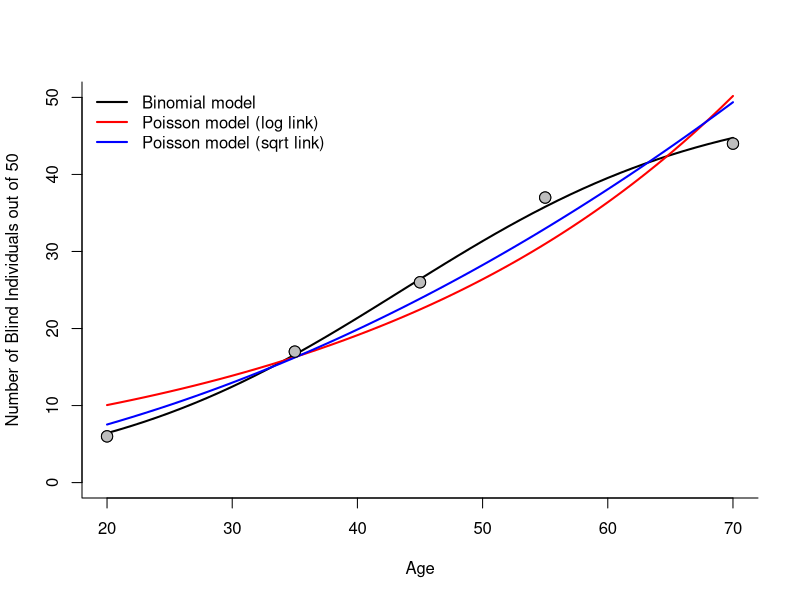

Write R code to recreate this figure.
############################################################################

# Open Online R Stream (https://www.wvbauer.com/doku.php/live_streams)
#
# By:   Wolfgang Viechtbauer (https://www.wvbauer.com)
# Date: 2024-02-08
#
# Topic(s):
# - An Introduction to R
#   https://cran.r-project.org/doc/manuals/r-release/R-intro.html
# - Section(s): 11.6
#
# last updated: 2024-02-09

############################################################################

## 11.6 Generalized linear models

# copy the mtcars dataset to dat and inspect the dataset

dat <- mtcars
dat

# fit a linear regression model using lm() predicting mpg (the gas mileage in
# miles per gallon) from hp (horsepower) and 'am' (whether the car has an
# 0 = automatic or 1 = manual transmission)

res <- lm(mpg ~ hp + am, data=dat)
summary(res)

# fit the same model using glm()

res <- glm(mpg ~ wt + am, family=gaussian, data=dat)
summary(res)

# the results are the same, but fitting the model with lm() is more efficient
# and some additional statistics are reported (e.g., R^2) in the output

############################################################################

# read in the data from data_heart.dat

dat <- read.table("data_heart.dat", header=TRUE, sep="\t", as.is=TRUE)

# inspect the first 20 rows

head(dat, 20)

# dataset from: https://www.statlearning.com/resources-second-edition
# (with minor adjustments to make it a bit easier to work with)
#
# The dataset includes 303 patients and the following variables:
#
# id          - subject id
# age         - age (in years)
# sex         - sex (0 = female, 1 = male)
# chestpain   - chest pain type (typical, nontypical, nonanginal, asymptomatic)
# restbp      - resting blood pressure (in mm Hg on admission to the hospital)
# chol        - serum cholesterol (in mg/dl)
# fbs         - fasting blood sugar > 120 mg/dl (0 = false, 1 = true)
# restecg     - resting electrocardiographic result (0 = normal, 1 = some abnormality)
# maxhr       - maximum heart rate achieved (in bpm)
# exang       - exercise induced angina (0 = no, 1 = yes)
# oldpeak     - ST depression induced by exercise relative to rest
# slope       - slope of the peak exercise ST segment (1 = upsloping, 2 = flat, 3 = downsloping)
# ca          - number of major vessels colored by fluoroscopy (0-3)
# thal        - Thallium stress test result (normal, fixed, or reversable)
# ahd         - have angiographic heart disease or not (no, yes)
#
# The purpose of the dataset was to study whether the presence/absence of
# angiographic heart disease (variable 'ahd') can be predicted based on the
# other variables (and if so, how well). The specific meaning of all these
# variables is not that impotant -- we will just use this dataset for
# illustrating a logistic regression model.

# recode ahd into a 0/1 variable

dat$ahd <- ifelse(dat$ahd == "yes", 1, 0)

# fit a logistic regression model predicting ahd (but see below) from several
# other variables in the dataset

res <- glm(ahd ~ sex + age + chol, family=binomial, data=dat)
summary(res)

# the dependent variable here is a 0/1 variable, which is assumed to have a
# binomial distribution, which, as a special case, is actually a Bernoulli
# distribution (https://en.wikipedia.org/wiki/Bernoulli_distribution); the
# mean of such a distribution is p, where p is the probability of seeing a 1;
# the model says that m^{-1}(p) = beta0 + beta1*x1 + beta2*x2 + ..., but what
# is this function m() and its inverse m^{-1}()? for family=binomial, m^{-1}()
# is by default the 'logit' function, which is given by log(p/(1-p)), so the
# model says that the logit-transformed probability of a 1 is a linear
# function of one or multiple predictors (sidenote: p/(1-p) are the so-called
# 'odds' of seeing a 1 and hence log(p/(1-p)) are the so-called 'log odds');
# so here, the default 'link function' is the logit transformation

# we can see what the default link is for a particular 'family' under the
# following help file (and what other options are available)

help(family)

# to illustrate, say p=0.7, then the logit-transformed value is as follows

log(0.7 / (1 - 0.7))

# which can also be computed with qlogis() (i.e., eta = m^{-1}() = qlogis())

qlogis(0.7)

# note that qlogis() maps probabilities between 0 and 1 to the real line
# (i.e., to minus to plus infinity); for example:

qlogis(0)
qlogis(0.01)
qlogis(0.5)
qlogis(0.99)
qlogis(1)

# so based on the model, we can compute predicted log odds (of having
# angiographic heart disease); for example, for 56 year-old males with a
# cholesterol level of 260, the predicted log odds are as follows

predict(res, newdata=data.frame(sex=1, age=56, chol=260))

# in the notation explained in this section, this value is eta (or more
# precisely, eta with a hat on top of it, since it is a predicted value); if
# we want the (estimated/predicted) probability, we need to back-transform
# this, so we need to apply m() to this value, which we can do using the
# plogis() function (so then we are getting p = m(eta))

plogis(predict(res, newdata=data.frame(sex=1, age=56, chol=260)))

# so the model predicts that there is a 0.61 probability of ahd (since ahd is
# something we would like to avoid, it is common to call this probability also
# the 'risk' of having ahd)

# note: plogis() maps values between minus and plus infinity to 0 and 1)

plogis(-Inf)
plogis(-3)
plogis(0)
plogis(3)
plogis(Inf)

# so, by using the logit link (and its corresponding back-transformation), we
# are guaranteed that a predicted probability is always a value between 0 and
# 1 (which is good, since that is the range for probabilities)

# we can get the predicted probability (risk) directly with predict()

predict(res, newdata=data.frame(sex=1, age=56, chol=260), type="response")

# how can we interpret the estimated model coefficients?

summary(res)

# let's start with the intercept

coef(res)[[1]]

# the intercept corresponds to the estimated log odds of ahd when sex=0,
# age=0, and chol=0, which we can turn into the predicted risk with plogis()

plogis(coef(res)[[1]])

# but of course we shouldn't interpret this value because we are extrapolating
# beyond the range of our data (one could center 'age' and 'chol' at some more
# meaningful values, so that the intercept is also more sensible)

# now let's look at the coefficient for sex

coef(res)[[2]]

# this estimates how the log odds of ahd change for a one-unit increase in sex
# (i.e., the difference in log odds when sex = x + 1 versus when sex = x);
# since sex is a dummy variable, we are therefore getting the difference
# between the log odds for males (sex=1) versus females (sex=0)

# for example, the predicted log odds for males and females (when age=56 and
# chol=260 are held constant) are as follows

coef(res)[[1]] + coef(res)[[2]] * 1 + coef(res)[[3]] * 56 + coef(res)[[4]] * 260
coef(res)[[1]] + coef(res)[[2]] * 0 + coef(res)[[3]] * 56 + coef(res)[[4]] * 260

# and the difference between those two is the coefficient for sex

(coef(res)[[1]] + coef(res)[[2]] * 1 + coef(res)[[3]] * 56 + coef(res)[[4]] * 260) -
(coef(res)[[1]] + coef(res)[[2]] * 0 + coef(res)[[3]] * 56 + coef(res)[[4]] * 260)

coef(res)[[2]]

# note that it does not matter what the age and chol values above are (as long
# as we are holding these values constant for males and females)

# the predicted risks for males and females (with age=56 and chol=260) are

plogis(coef(res)[[1]] + coef(res)[[2]] * 1 + coef(res)[[3]] * 56 + coef(res)[[4]] * 260)
plogis(coef(res)[[1]] + coef(res)[[2]] * 0 + coef(res)[[3]] * 56 + coef(res)[[4]] * 260)

# remember that we can also use predict() to get these values

predict(res, newdata=data.frame(sex=1, age=56, chol=260), type="response")
predict(res, newdata=data.frame(sex=0, age=56, chol=260), type="response")

# so males are much more likely to have ahd compared to females in this
# dataset; we can also compute the difference between these risks

predict(res, newdata=data.frame(sex=1, age=56, chol=260), type="response") -
predict(res, newdata=data.frame(sex=0, age=56, chol=260), type="response")

# however, it is not common to report results in this way; unfortunately, when
# computing risk differences in this way, the age and chol values do matter

predict(res, newdata=data.frame(sex=1, age=46, chol=260), type="response") -
predict(res, newdata=data.frame(sex=0, age=46, chol=260), type="response")

# what is typically reported in logistic regression is not such risk
# differences, but the ratio of the odds (i.e., the odds ratio)

# consider a male with age=56 and chol=260; we can compute the predicted
# probability and turn this into the predicted odds

p1 <- predict(res, newdata=data.frame(sex=1, age=56, chol=260), type="response")
p1 / (1 - p1)

# and now let's do the same for a female

p0 <- predict(res, newdata=data.frame(sex=0, age=56, chol=260), type="response")
p0 / (1 - p0)

# the ratio of these two odds is the odds ratio

(p1 / (1 - p1)) / (p0 / (1 - p0))

# so the odds of ahd are more than 5 times larger for males compared to females

# it turns out that we can get this odds ratio if we simply exponentiate the
# coefficient for sex

exp(coef(res)[[2]])

# while it may not seem as natural to report results in this manner, the
# advantage is that the odds ratio stays constant if we change the values of
# the other variables (still holding them constant for males and females)

p1 <- predict(res, newdata=data.frame(sex=1, age=46, chol=260), type="response")
p0 <- predict(res, newdata=data.frame(sex=0, age=46, chol=260), type="response")
(p1 / (1 - p1)) / (p0 / (1 - p0))

# we can do the same thing with the coefficient for age

exp(coef(res)[[3]])

# so the odds of ahd are 1.06 times larger when age goes up by one year

# a one-year difference is not that much, but an additional 10 years might
# have a bigger impact; we can just multiply the coefficient for age by 10 and
# then exponentiate this value

exp(coef(res)[[3]] * 10)

# so the odds of ahd are 1.9 times larger when age goes up by 10 years

############################################################################

# we will skip the example given in this section for now (the "small,
# artificial example") and instead consider a different type of GLM, namely a
# Poisson regression model; this is often used when we have an outcome that is
# a count of something; then we might assume that this variable follows a
# Poisson distribution (https://en.wikipedia.org/wiki/Poisson_distribution)

# consider the following dataset

dat <- InsectSprays
dat

# the count variable indicates the number of inspects (caterpillars of the
# five-spotted hawkmoth; https://en.wikipedia.org/wiki/Manduca_quinquemaculata)
# found on agricultural plots treated with different types of insecticides

# fit a Poisson regression model using spray as a categorical predictor

res <- glm(count ~ spray, family=poisson, data=dat)
summary(res)

# the default link for family=poisson is the log link; so in this case, we are
# modeling the mean of the Poisson distribution (which is often denoted as
# lambda) as log(lambda) = beta0 + beta1*x1 + beta2*x2 + ...

# the estimated log-transformed mean for spray type A is just the intercept

coef(res)[[1]]

# hence, the estimated mean count for spray type A is

exp(coef(res)[[1]])

# the estimated log-transformed mean for spray type B is the intercept plus
# the coefficient for sprayB

coef(res)[[1]] + coef(res)[[2]]

# hence, the estimated mean count for spray type B is

exp(coef(res)[[1]] + coef(res)[[2]])

# we can again use the predict function to compute these predicted mean counts
# (for all spray types) as follows

predict(res, newdata=data.frame(spray=c("A","B","C","D","E","F")), type="response")

# fit the reduced model that assumes that the mean count does not depend on
# the spray type and then compare this model against the one above

res0 <- glm(count ~ 1, family=poisson, data=dat)
anova(res0, res, test="Chisq")

# note that the predicted mean counts above are the same as the mean counts
# for the different spray types as observed in our data

by(dat$count, dat$spray, mean)

# in a Poisson distribution, the mean is equal to the variance (see the
# Wikipedia link above); but if we compute the variances of the counts for the
# different spray types, we see that the variances are consistently above the
# means (except for type E); this is called 'overdispersion'

tab <- data.frame(mean     = by(dat$count, dat$spray, mean),
                  variance = by(dat$count, dat$spray, var))
tab$ratio <- tab$variance / tab$mean
tab

# this violates an assumption of the Poisson distribution; we can relax this
# assumption with the quasi-Poisson family, which allows the variance of the
# counts to differ from the means by a multiplicative factor

res2 <- glm(count ~ spray, family=quasipoisson, data=dat)
summary(res2)

# this factor (1.507713) is just the average of the ratios we saw above

mean(tab$ratio)

# note that the coefficients have not changed, since we still want to get the
# same predicted mean counts (which match the observed means); however, the
# standard errors are now larger, to reflect the increased uncertainty in the
# estimates due to the larger variances; in fact, the standard errors are
# increased by a factor that is equal to the square root of the overdispersion
# parameter

coef(summary(res2))[,"Std. Error"] / coef(summary(res))[,"Std. Error"]
sqrt(mean(tab$ratio))

############################################################################

# now let's turn to the example given in the manual (but rename x to age)

dat <- data.frame(age = c(20,35,45,55,70),
                  n   = rep(50,5),
                  y   = c(6,17,26,37,44))
dat

# this is a dataset given in aggregated form (so instead of 50 rows for each
# of the age groups, we just have a single row with the number of cases)

# fit a logistic regression model predicting the log odds of blindness based
# on age; here, the dependent variable is a matrix with two columns, giving
# the number of cases and non-cases

res1 <- glm(cbind(y,n-y) ~ age, family=binomial, data=dat)
summary(res1)

# for age values 20-70, compute the predicted probability of blindness

ages <- 20:70

pred1 <- predict(res1, newdata=data.frame(age=ages), type="response")
pred1

# we can take these probabilities and multiply them by 50 to get the predicted
# number of blind individuals within each age group

pred1 * 50

# turn this into a plot and add the predicted numbers to the plot

plot(y ~ age, data=dat, pch=21, bg="gray", cex=1.5, bty="l", ylim=c(0,50),
     xlab="Age", ylab="Number of Blind Individuals out of 50")

lines(ages, pred1*50, lwd=2)

# we could also treat the y values as Poisson distributed counts (note that
# this model only makes sense since there are exactly 50 individuals in each
# age group)

res2 <- glm(y ~ age, family=poisson, data=dat)
summary(res2)

# for age values 20-70, compute the predicted counts and add these as a line
# to the plot above

pred2 <- predict(res2, newdata=data.frame(age=ages), type="response")
pred2

lines(ages, pred2, lwd=2, col="red")

# instead of assuming that log(mean) is a function of age for the Poisson
# model, we could also assume that sqrt(mean) is a function of age; in other
# words, we could use a square root link

res3 <- glm(y ~ age, family=poisson(link=sqrt), data=dat)
summary(res3)

# again get the predicted counts and add these as a line to the plot

pred3 <- predict(res3, newdata=data.frame(age=ages), type="response")
pred3

lines(ages, pred3, type="l", lwd=2, col="blue")

legend("topleft", bty="n", lwd=2, col=c("black", "red", "blue"),
       legend=c("Binomial model", "Poisson model (log link)", "Poisson model (sqrt link)"))

# draw the points again so they are not overlapped by lines

points(y ~ age, data=dat, pch=21, bg="gray", cex=1.5)

############################################################################

# as we saw above, changing the link function changes the results; for the
# binomial model, this can lead to some interesting alternative model types

# logistic regression model (using a logit link)

res <- glm(cbind(y,n-y) ~ age, family=binomial, data=dat)
summary(res)

# estimated odds ratio (so the odds of blindness are 1.08 times greater when
# age goes up by one year)

exp(coef(res)[[2]])

# relative risk regression (using a log link)

res <- glm(cbind(y,n-y) ~ age, family=binomial(link=log), data=dat)
summary(res)

# note: when fitting such a model, we assume that log(p) is a function of one
# or multiple predictors; get the predicted log(p) values for age values 20-70

predict(res, newdata=data.frame(age=ages))

# but there is no guarantee here that when we back-transform these values
# (through exponentiation) that the predicted risks are between 0 and 1

predict(res, newdata=data.frame(age=ages), type="response")

# we get lucky that this is not a problem, but can fail in other cases

# when we fit such a model, then the exponentiated coefficient corresponds to
# the estimated risk ratio (so the risk of blindness is 1.03 times greater
# when age goes up by one year)

exp(coef(res)[[2]])

# absolute risk regression (using an identity link; for this to work, one has
# to give the link in quotes)

res <- glm(cbind(y,n-y) ~ age, family=binomial(link="identity"), data=dat)
summary(res)

# now we assume that p is directly a function of one or more predictors;
# again, this can fail if the model yields predicted probabilities below 0 or
# above 1 (luckily, this is again not a problem)

predict(res, newdata=data.frame(age=ages))

# here, the coefficient directly indicates how the risk changes for a one unit
# increase in age

coef(res)[[2]]

############################################################################
